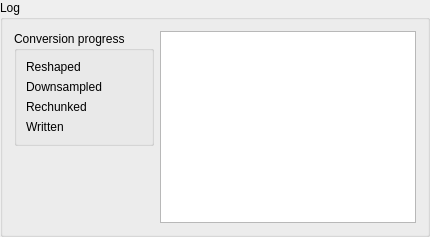
     <widget class="QGroupBox" name="groupBox_2">
      <property name="title">
       <string>Log</string>
      </property>
      <layout class="QVBoxLayout" name="verticalLayout">
       <item>
        <layout class="QHBoxLayout" name="horizontalLayout_6">
         <item alignment="Qt::AlignTop">
          <widget class="QGroupBox" name="groupBox_5">
           <property name="sizePolicy">
            <sizepolicy hsizetype="Maximum" vsizetype="Maximum">
             <horstretch>0</horstretch>
             <verstretch>0</verstretch>
            </sizepolicy>
           </property>
           <property name="title">
            <string>Conversion progress</string>
           </property>
           <layout class="QGridLayout" name="gridLayout_5">
            <item row="1" column="2">
             <widget class="StatusIndicator" name="downsampledIndicator">
              <property name="sizePolicy">
               <sizepolicy hsizetype="Maximum" vsizetype="Maximum">
                <horstretch>0</horstretch>
                <verstretch>0</verstretch>
               </sizepolicy>
              </property>
              <property name="maximumSize">
               <size>
                <width>20</width>
                <height>20</height>
               </size>
              </property>
              <property name="text">
               <string/>
              </property>
              <property name="pixmap">
               <pixmap>../icons/None.png</pixmap>
              </property>
              <property name="scaledContents">
               <bool>true</bool>
              </property>
             </widget>
            </item>
            <item row="1" column="1">
             <widget class="QLabel" name="label_20">
              <property name="text">
               <string>Downsampled</string>
              </property>
             </widget>
            </item>
            <item row="3" column="2">
             <widget class="StatusIndicator" name="writtenIndicator">
              <property name="maximumSize">
               <size>
                <width>20</width>
                <height>20</height>
               </size>
              </property>
              <property name="text">
               <string/>
              </property>
              <property name="pixmap">
               <pixmap>../icons/None.png</pixmap>
              </property>
              <property name="scaledContents">
               <bool>true</bool>
              </property>
             </widget>
            </item>
            <item row="2" column="2">
             <widget class="StatusIndicator" name="rechunkedIndicator">
              <property name="maximumSize">
               <size>
                <width>20</width>
                <height>20</height>
               </size>
              </property>
              <property name="text">
               <string/>
              </property>
              <property name="pixmap">
               <pixmap>../icons/None.png</pixmap>
              </property>
              <property name="scaledContents">
               <bool>true</bool>
              </property>
             </widget>
            </item>
            <item row="0" column="1">
             <widget class="QLabel" name="label_19">
              <property name="text">
               <string>Reshaped</string>
              </property>
             </widget>
            </item>
            <item row="2" column="1">
             <widget class="QLabel" name="label_21">
              <property name="text">
               <string>Rechunked</string>
              </property>
             </widget>
            </item>
            <item row="0" column="2">
             <widget class="StatusIndicator" name="reshapedIndicator">
              <property name="maximumSize">
               <size>
                <width>20</width>
                <height>20</height>
               </size>
              </property>
              <property name="text">
               <string/>
              </property>
              <property name="pixmap">
               <pixmap>../icons/None.png</pixmap>
              </property>
              <property name="scaledContents">
               <bool>true</bool>
              </property>
             </widget>
            </item>
            <item row="3" column="1">
             <widget class="QLabel" name="label_22">
              <property name="text">
               <string>Written</string>
              </property>
             </widget>
            </item>
           </layout>
          </widget>
         </item>
         <item>
          <widget class="QPlainTextEdit" name="logView"/>
         </item>
        </layout>
       </item>
      </layout>
     </widget>
